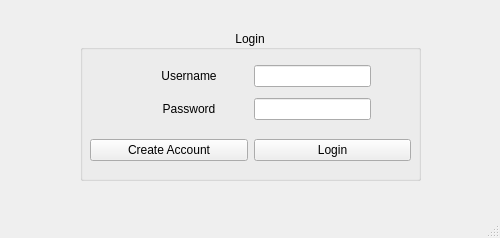
<?xml version="1.0" encoding="UTF-8"?>
<ui version="4.0">
 <class>MainWindow</class>
 <widget class="QMainWindow" name="MainWindow">
  <property name="geometry">
   <rect>
    <x>0</x>
    <y>0</y>
    <width>500</width>
    <height>238</height>
   </rect>
  </property>
  <property name="maximumSize">
   <size>
    <width>500</width>
    <height>250</height>
   </size>
  </property>
  <property name="windowTitle">
   <string>MQTT Messenger - Login</string>
  </property>
  <widget class="QWidget" name="centralwidget">
   <widget class="QGroupBox" name="groupBox">
    <property name="geometry">
     <rect>
      <x>80</x>
      <y>30</y>
      <width>341</width>
      <height>151</height>
     </rect>
    </property>
    <property name="title">
     <string>Login</string>
    </property>
    <property name="alignment">
     <set>Qt::AlignCenter</set>
    </property>
    <widget class="QWidget" name="layoutWidget">
     <property name="geometry">
      <rect>
       <x>50</x>
       <y>30</y>
       <width>241</width>
       <height>66</height>
      </rect>
     </property>
     <layout class="QVBoxLayout" name="verticalLayout">
      <item>
       <layout class="QHBoxLayout" name="horizontalLayout">
        <item>
         <layout class="QHBoxLayout" name="horizontalLayout_5">
          <item>
           <widget class="QLabel" name="label">
            <property name="font">
             <font>
              <pointsize>9</pointsize>
             </font>
            </property>
            <property name="text">
             <string>Username</string>
            </property>
            <property name="alignment">
             <set>Qt::AlignCenter</set>
            </property>
           </widget>
          </item>
          <item>
           <widget class="QLineEdit" name="lineEdit_username">
            <property name="sizePolicy">
             <sizepolicy hsizetype="Preferred" vsizetype="Fixed">
              <horstretch>0</horstretch>
              <verstretch>0</verstretch>
             </sizepolicy>
            </property>
           </widget>
          </item>
         </layout>
        </item>
       </layout>
      </item>
      <item>
       <layout class="QHBoxLayout" name="horizontalLayout_2">
        <item>
         <layout class="QHBoxLayout" name="horizontalLayout_6">
          <item>
           <widget class="QLabel" name="label_2">
            <property name="font">
             <font>
              <pointsize>9</pointsize>
             </font>
            </property>
            <property name="text">
             <string>Password</string>
            </property>
            <property name="alignment">
             <set>Qt::AlignCenter</set>
            </property>
           </widget>
          </item>
          <item>
           <widget class="QLineEdit" name="lineEdit_password">
            <property name="sizePolicy">
             <sizepolicy hsizetype="Preferred" vsizetype="Fixed">
              <horstretch>0</horstretch>
              <verstretch>0</verstretch>
             </sizepolicy>
            </property>
            <property name="echoMode">
             <enum>QLineEdit::Password</enum>
            </property>
           </widget>
          </item>
         </layout>
        </item>
       </layout>
      </item>
     </layout>
    </widget>
    <widget class="QWidget" name="horizontalLayoutWidget">
     <property name="geometry">
      <rect>
       <x>10</x>
       <y>100</y>
       <width>321</width>
       <height>41</height>
      </rect>
     </property>
     <layout class="QHBoxLayout" name="horizontalLayout_3">
      <item>
       <widget class="QPushButton" name="pushButton_createAccount">
        <property name="font">
         <font>
          <pointsize>9</pointsize>
         </font>
        </property>
        <property name="text">
         <string>Create Account</string>
        </property>
       </widget>
      </item>
      <item>
       <widget class="QPushButton" name="pushButton_login">
        <property name="sizePolicy">
         <sizepolicy hsizetype="Preferred" vsizetype="Fixed">
          <horstretch>0</horstretch>
          <verstretch>0</verstretch>
         </sizepolicy>
        </property>
        <property name="font">
         <font>
          <pointsize>9</pointsize>
         </font>
        </property>
        <property name="text">
         <string>Login</string>
        </property>
       </widget>
      </item>
     </layout>
    </widget>
   </widget>
  </widget>
  <widget class="QMenuBar" name="menubar">
   <property name="geometry">
    <rect>
     <x>0</x>
     <y>0</y>
     <width>500</width>
     <height>22</height>
    </rect>
   </property>
  </widget>
  <widget class="QStatusBar" name="statusbar"/>
 </widget>
 <resources/>
 <connections/>
</ui>
